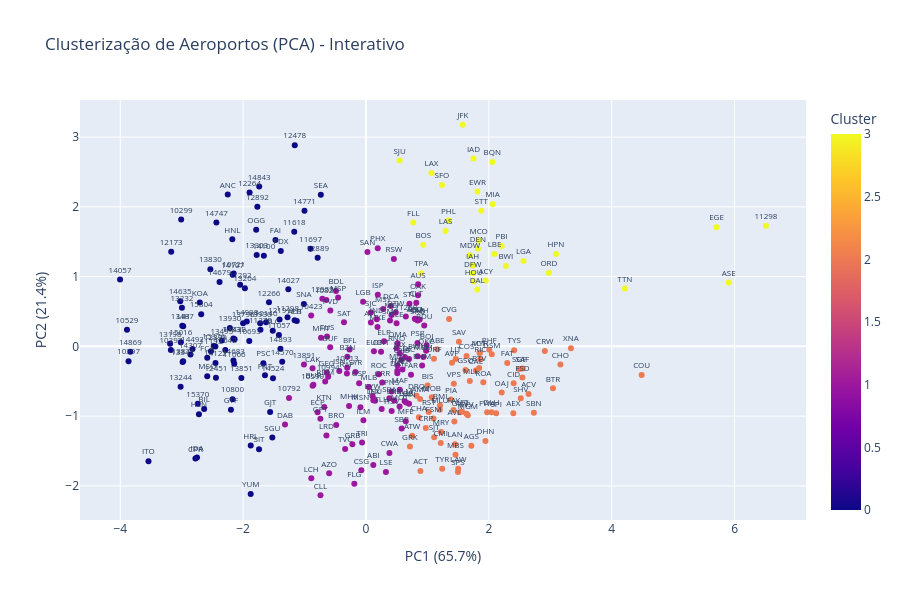

The code cell stored with this chart in its notebook:
### Code cell
# Visualização interativa com Plotly
fig = px.scatter(
    airport_stats,
    x='PC1', y='PC2',
    color='CLUSTER',
    hover_name='NAME',
    hover_data={'CODE': True, 'CITY': True, 'STATE': True,
                'AVG_ARR_DELAY': ':.1f', 'DELAY_RATE': ':.2%'},
    text='CODE',
    title='Clusterização de Aeroportos (PCA) - Interativo',
    labels={'PC1': f'PC1 ({pca.explained_variance_ratio_[0]:.1%})',
            'PC2': f'PC2 ({pca.explained_variance_ratio_[1]:.1%})',
            'CLUSTER': 'Cluster'}
)
fig.update_traces(textposition='top center', textfont_size=8)
fig.update_layout(height=600)
fig.write_html('../reports/figures/pca_clusters_interactive.html')
fig.show()

### Figure 1 — Plotly figure (JSON) as saved in the notebook; plotly's stock layout.template omitted (floating-point values rounded to 4 significant figures; data arrays with more than 128 entries replaced by an {"elided": "..."} marker saying what was removed)
{"data": [{"customdata": {"elided": "298x5 mixed values"}, "hovertemplate": "<b>%{hovertext}</b><br><br>PC1 (65.7%)=%{x}<br>PC2 (21.4%)=%{y}<br>CODE=%{customdata[0]}<br>CITY=%{customdata[1]}<br>STATE=%{customdata[2]}<br>AVG_ARR_DELAY=%{customdata[3]:.1f}<br>DELAY_RATE=%{customdata[4]:.2%}<br>Cluster=%{marker.color}<extra></extra>", "hovertext": {"elided": "298 str values"}, "legendgroup": "", "marker": {"color": {"elided": "298 int values"}, "coloraxis": "coloraxis", "symbol": "circle"}, "mode": "markers+text", "name": "", "orientation": "v", "showlegend": false, "text": {"elided": "298 mixed values"}, "textfont": {"size": 8}, "textposition": "top center", "type": "scatter", "x": {"elided": "298 float values"}, "xaxis": "x", "y": {"elided": "298 float values"}, "yaxis": "y"}], "layout": {"coloraxis": {"colorbar": {"title": {"text": "Cluster"}}, "colorscale": [[0, "#0d0887"], [0.1111, "#46039f"], [0.2222, "#7201a8"], [0.3333, "#9c179e"], [0.4444, "#bd3786"], [0.5556, "#d8576b"], [0.6667, "#ed7953"], [0.7778, "#fb9f3a"], [0.8889, "#fdca26"], [1, "#f0f921"]]}, "height": 600, "legend": {"tracegroupgap": 0}, "title": {"text": "Clusterização de Aeroportos (PCA) - Interativo"}, "xaxis": {"anchor": "y", "domain": [0, 1], "title": {"text": "PC1 (65.7%)"}}, "yaxis": {"anchor": "x", "domain": [0, 1], "title": {"text": "PC2 (21.4%)"}}}}
